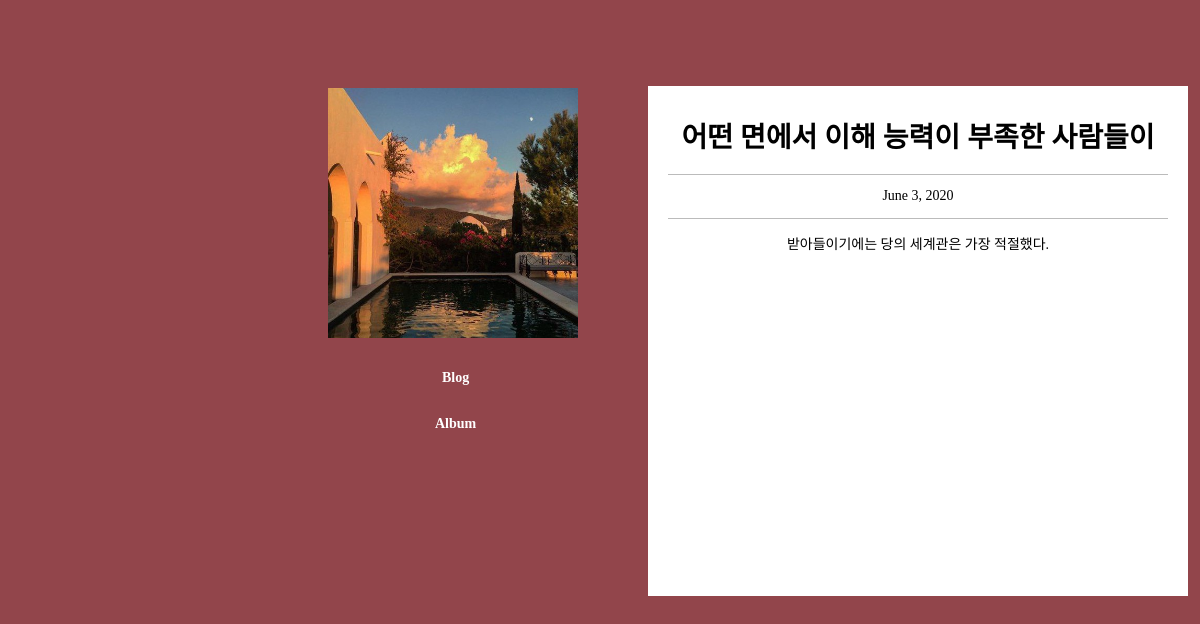
Page /blog/7/ on the committed database.
### blog/models.py (models this page shows, shortened)
class Blog(models.Model):
    title = models.CharField(max_length = 200)
    pub_date = models.DateField('date published')
    body = models.TextField()

### blog/views.py (the view)
# urls.py: path('<int:blog_id>/', views.detail, name="detail"),
def detail(request, blog_id):
    details = get_object_or_404(Blog, pk = blog_id)
    return render(request, 'detail.html', {'detail':details})

### blog/templates/detail.html (shortened to what this page needs)
{% extends 'base.html' %}
{% load static %}
{% block css %}<link href="{% static 'css/detail.css' %}" type="text/css" rel="stylesheet">{% endblock %}
{% block content %}
    <div class="text">
        <h1>{{detail.title}}</h1>
        <p>{{detail.pub_date}}</p>
        <p>{{detail.body|linebreaksbr}}</p>
    </div>
{% endblock %}

### blog/static/css/base.css (style rules this page uses)
body { background-color: rgba(146, 69, 75, 1); }

### static/css/detail.css (style rules this page uses)
body { background-color:rgba(146, 69, 75, 1); }

### rows in the picture
Blog: title "어떤 면에서 이해 능력이 부족한 사람들이", pub_date "June 3, 2020", body "받아들이기에는 당의 세계관은 가장 적절했다."
